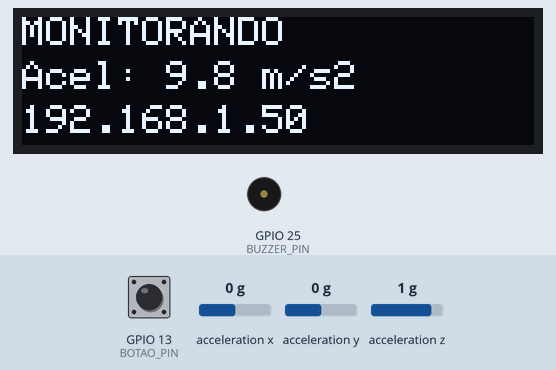
Simulated run of this sketch. Board: ESP32. Shown: 128×32 one-colour display, buzzer (waves = sounding, pin HIGH). Wiring (inferred from the names in the program): MPU-6050 motion sensor at I2C address 0x68. The inputs (shaded band) are chosen by the test bench; at power-on: acceleration x 0 g, GPIO 13 (BOTAO_PIN) HIGH, acceleration y 0 g, acceleration z 1 g. WiFi joins after 1.5 s; servers stay silent unless stated; the local clock reads 2024-03-15 10:24:30 at power-on unless the sketch sets it; EEPROM starts erased; not simulated (calls return 0 or success): secrets.h; what the sketch prints to the serial monitor is not drawn.

Above: at 4.3 s.
4.4 s: acceleration x set to -0.6 g
At 5.4 s:
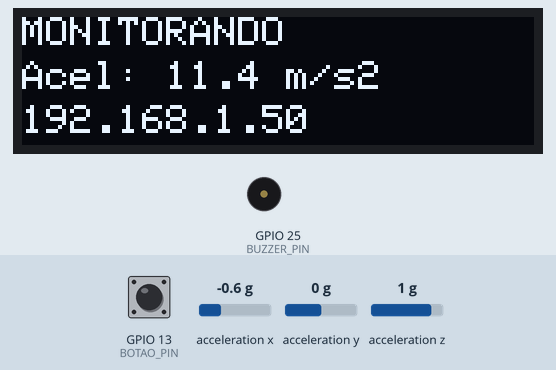
6.0 s: acceleration x set to -0.9 g
At 6.62 s:
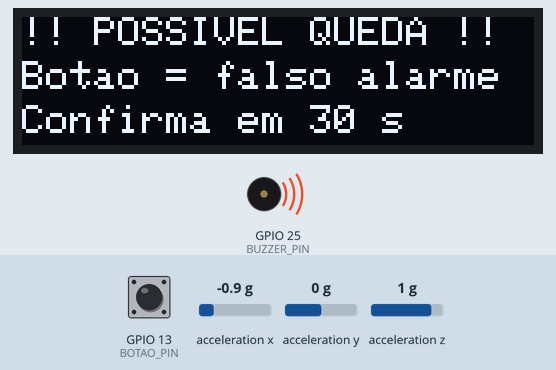
8.0 s: GPIO 13 (BOTAO_PIN) pulled LOW for 0.15 s
At 9.2 s:
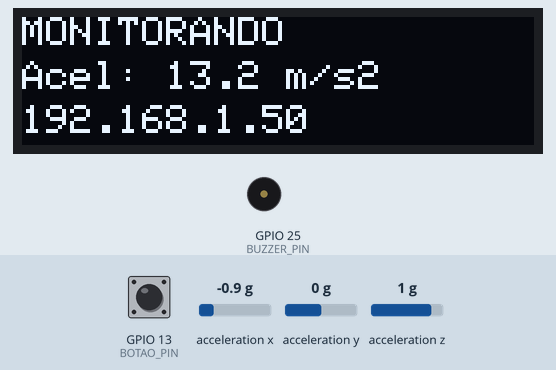
9.8 s: GPIO 13 (BOTAO_PIN) pulled LOW for 1 s
At 9.92 s:
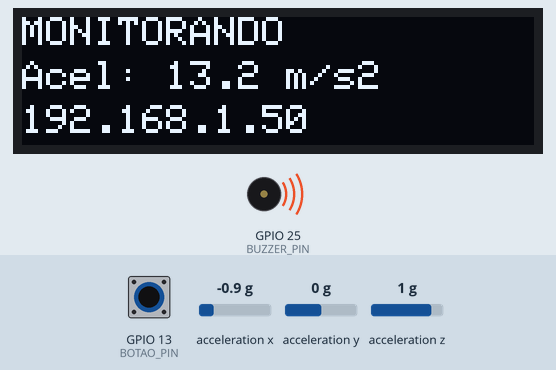
12.3 s: acceleration y set to -1.4 g
At 13.5 s:
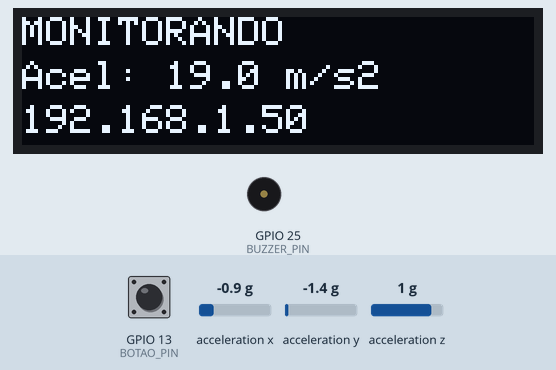
13.8 s: acceleration z set to -1.4 g
At 15.0 s:
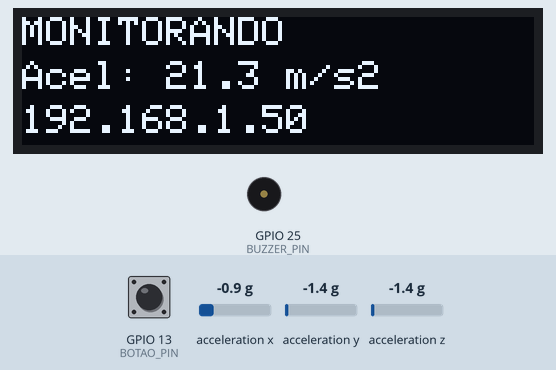
Timing chart, 0 to 16.3 s (numbered marks = the images above; inputs shaded):
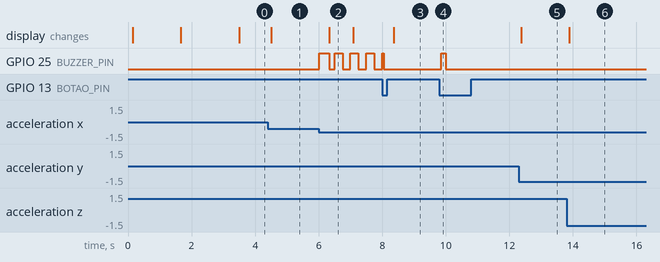

Measured:
- the behaviour switches between -0.7 and -0.8 g on acceleration x (found by bisection; images 1 and 2)
- after the input at 4.4 s, the display: changes after 0.11 s (image 1)
- after the input at 6.0 s, GPIO 25 (BUZZER_PIN): LOW → HIGH at once, → LOW 0.32 s later, → HIGH 0.17 s later, → LOW 0.25 s later, … (8 changes in this stretch); the display: changes after 0.33 s (image 2)
- after the input at 8.0 s, the display: changes after 0.37 s (image 3)
- after the input at 9.8 s, GPIO 25 (BUZZER_PIN): LOW → HIGH after 0.05 s, → LOW 0.15 s later
- after the input at 12.3 s, the display: changes after 0.08 s (image 5)
- after the input at 13.8 s, the display: changes after 0.08 s (image 6)

The sketch:

Detector.ino
```cpp
#include <WiFi.h>
#include <WebServer.h>
#include <Wire.h>
#include <Adafruit_GFX.h>
#include <Adafruit_SSD1306.h>
#include <math.h>
#include <time.h>
#include <Preferences.h>
#include <WiFiClientSecure.h>
#include <UniversalTelegramBot.h>
#include <ArduinoJson.h>
#include "pagina.h"

// Credenciais ficam em secrets.h (NAO versionado). Copie secrets.h.example -> secrets.h
#include "secrets.h"

#define SDA_PIN 21
#define SCL_PIN 22
#define BOTAO_PIN 13
#define BUZZER_PIN 25
#define MPU_ADDR 0x68
#define OLED_ADDR 0x3C
#define LARGURA 128
#define ALTURA 32

#define TAM_BUFFER 256
#define MAX_HISTORICO 20
#define TAM_FILA 4

const float LIMITE_QUEDA_LIVRE = 12.0;
const float LIMITE_IMPACTO = 12.0;
const unsigned long TEMPO_QUEDA_LIVRE_MIN = 60;
const unsigned long JANELA_IMPACTO = 1000;
const unsigned long TEMPO_CONFIRMACAO = 30000;
const unsigned long INTERVALO_AMOSTRA = 20;
const float ESCALA = 9.80665 / 4096.0;

enum StatusQueda { PENDENTE, ERRO, VERDADEIRA };
enum Origem { NENHUMA, BOTAO, PAINEL };

struct Queda {
  int id;
  char hora[24];
  float pico;
  StatusQueda status;
  Origem origem;
  bool simulada;
};

WiFiClientSecure clienteSeguro;
UniversalTelegramBot bot(BOT_TOKEN, clienteSeguro);
WebServer servidor(80); // Servidor HTTP sobre TCP/IP, porta 80
Preferences preferencias;
String logsPersistentes;
Adafruit_SSD1306 display(LARGURA, ALTURA, &Wire, -1);

int16_t ax = 0;
int16_t ay = 0;
int16_t az = 0;
float aceleracao = 0;

float bufferAcel[TAM_BUFFER];
unsigned long sequenciaAmostra = 0;

Queda historico[MAX_HISTORICO];
int quantidadeHistorico = 0;
int totalQuedas = 0;
int versaoHistorico = 0;

String filaTelegram[TAM_FILA];
int quantidadeFila = 0;

bool mpuEncontrado = false;
bool oledEncontrado = false;
bool alertaAtivo = false;

unsigned long inicioAlerta = 0;
unsigned long ignorarAte = 0;
unsigned long testeBuzzerAte = 0;
unsigned long ultimaAmostra = 0;
unsigned long ultimoDisplay = 0;
unsigned long ultimaTentativaMPU = 0;
int falhasLeitura = 0;

// Controle de reconexao Wi-Fi e persistencia dos logs na memoria flash (NVS).
wl_status_t ultimoStatusWifi = WL_IDLE_STATUS;
unsigned long ultimaTentativaWifi = 0;
const unsigned long INTERVALO_RECONEXAO_WIFI = 10000;
const size_t LIMITE_LOGS = 3500;

bool horaValida() {
  return time(nullptr) > 1700000000;
}

String carimboDeTempo() {
  struct tm info;
  if (horaValida() && getLocalTime(&info, 0)) {
    char texto[24];
    strftime(texto, sizeof(texto), "%d/%m/%Y %H:%M:%S", &info);
    return String(texto);
  }
  return "t+" + String(millis() / 1000) + "s";
}


void registrarLog(String mensagem) {
  String nivel = "INFO";
  String maiuscula = mensagem;
  maiuscula.toUpperCase();
  if (maiuscula.indexOf("FALHA") >= 0 || maiuscula.indexOf("ERRO") >= 0 ||
      maiuscula.indexOf("NAO ENCONTRADO") >= 0 || maiuscula.indexOf("PAROU DE RESPONDER") >= 0) {
    nivel = "ERRO";
  } else if (maiuscula.indexOf("ALERTA") >= 0 || maiuscula.indexOf("DESCONECT") >= 0 ||
             maiuscula.indexOf("AVISO") >= 0 || maiuscula.indexOf("NAO CONECTOU") >= 0 ||
             maiuscula.indexOf("SEM WI-FI") >= 0 || maiuscula.indexOf("NAO ENVIADO") >= 0) {
    nivel = "AVISO";
  }

  String linha = "[" + carimboDeTempo() + "] [" + nivel + "] " + mensagem;
  Serial.println(linha);

  // Mantem somente os registros mais recentes para limitar o uso da NVS.
  logsPersistentes += linha + "\n";
  while (logsPersistentes.length() > LIMITE_LOGS) {
    int proximaLinha = logsPersistentes.indexOf('\n');
    if (proximaLinha < 0) break;
    logsPersistentes.remove(0, proximaLinha + 1);
  }
  preferencias.putString("logs", logsPersistentes);
}

void verificarWiFi() {
  wl_status_t estadoAtual = WiFi.status();
  if (estadoAtual != ultimoStatusWifi) {
    if (estadoAtual == WL_CONNECTED) {
      registrarLog("Wi-Fi reconectado. IP: " + WiFi.localIP().toString());
      configTime(-3 * 3600, 0, "pool.ntp.org", "time.google.com");
    } else if (ultimoStatusWifi == WL_CONNECTED) {
      registrarLog("Wi-Fi desconectado. Iniciando tentativas de reconexao.");
    }
    ultimoStatusWifi = estadoAtual;
  }

  if (estadoAtual != WL_CONNECTED && millis() - ultimaTentativaWifi >= INTERVALO_RECONEXAO_WIFI) {
    ultimaTentativaWifi = millis();
    WiFi.reconnect();
  }
}

void enfileirarTelegram(String mensagem) {
  if (quantidadeFila < TAM_FILA) {
    filaTelegram[quantidadeFila] = mensagem;
    quantidadeFila++;
  }
}

void processarTelegram() {
  if (quantidadeFila == 0) return;

  String mensagem = filaTelegram[0];
  for (int i = 1; i < quantidadeFila; i++) {
    filaTelegram[i - 1] = filaTelegram[i];
  }
  quantidadeFila--;

  if (WiFi.status() != WL_CONNECTED) {
    registrarLog("Telegram nao enviado: sem Wi-Fi");
    return;
  }

  if (horaValida()) {
    clienteSeguro.setCACert(TELEGRAM_CERTIFICATE_ROOT);
  } else {
    clienteSeguro.setInsecure();
  }

  bool enviou = bot.sendMessage(CHAT_ID, mensagem, "");
  if (enviou) {
    registrarLog("Mensagem enviada ao Telegram");
  } else {
    registrarLog("Falha ao enviar mensagem ao Telegram");
  }
}

long segundosRestantes() {
  long restante = (long)TEMPO_CONFIRMACAO - (long)(millis() - inicioAlerta);
  if (restante <= 0) return 0;
  return (restante + 999) / 1000;
}

void dispararAlerta(float pico, bool simulada) {
  for (int i = MAX_HISTORICO - 1; i > 0; i--) {
    historico[i] = historico[i - 1];
  }
  if (quantidadeHistorico < MAX_HISTORICO) quantidadeHistorico++;
  totalQuedas++;
  versaoHistorico++;

  historico[0].id = totalQuedas;
  carimboDeTempo().toCharArray(historico[0].hora, sizeof(historico[0].hora));
  historico[0].pico = pico;
  historico[0].status = PENDENTE;
  historico[0].origem = NENHUMA;
  historico[0].simulada = simulada;

  alertaAtivo = true;
  inicioAlerta = millis();
  registrarLog("ALERTA: possivel queda #" + String(totalQuedas) + ", pico " + String(pico, 1) + " m/s2");

  String mensagem = "🚨 DECFALL: possível queda detectada!";
  if (simulada) mensagem += " (teste)";
  mensagem += "\nPico: " + String(pico, 1) + " m/s²";
  mensagem += "\nSe foi alarme falso, aperte o botão do aparelho em até " + String(TEMPO_CONFIRMACAO / 1000) + " s.";
  if (WiFi.status() == WL_CONNECTED) {
    mensagem += "\nPainel: http://" + WiFi.localIP().toString();
  }
  enfileirarTelegram(mensagem);
}

void cancelarAlerta(Origem origem) {
  if (!alertaAtivo) return;

  alertaAtivo = false;
  ignorarAte = millis() + 2000;
  versaoHistorico++;
  historico[0].origem = origem;

  String quem = (origem == BOTAO) ? "botão do aparelho" : "painel web";

  if (historico[0].status == PENDENTE) {
    historico[0].status = ERRO;
    registrarLog("Queda #" + String(historico[0].id) + " anulada: alarme falso");
    enfileirarTelegram("✅ DECFALL: alarme falso. A queda #" + String(historico[0].id) + " foi anulada pelo " + quem + ".");
  } else {
    registrarLog("Alarme da queda #" + String(historico[0].id) + " desligado pelo " + quem);
    enfileirarTelegram("ℹ️ DECFALL: o alarme da queda #" + String(historico[0].id) + " foi desligado pelo " + quem + ".");
  }
}

void verificarConfirmacao() {
  if (!alertaAtivo) return;
  if (historico[0].status != PENDENTE) return;
  if (millis() - inicioAlerta < TEMPO_CONFIRMACAO) return;

  historico[0].status = VERDADEIRA;
  versaoHistorico++;
  registrarLog("Queda #" + String(historico[0].id) + " CONFIRMADA: ninguem cancelou");
  enfileirarTelegram("🆘 DECFALL: queda #" + String(historico[0].id) + " CONFIRMADA! Ninguém cancelou o alarme em " + String(TEMPO_CONFIRMACAO / 1000) + " s. Verifique a pessoa agora.");
}

void detectarQueda(float a) {
  static bool emQuedaLivre = false;
  static bool esperandoImpacto = false;
  static unsigned long inicioQuedaLivre = 0;
  static unsigned long fimQuedaLivre = 0;

  unsigned long agora = millis();

  if (alertaAtivo || agora < ignorarAte) {
    emQuedaLivre = false;
    esperandoImpacto = false;
    return;
  }

  if (!esperandoImpacto) {
    if (a < LIMITE_QUEDA_LIVRE) {
      if (!emQuedaLivre) {
        emQuedaLivre = true;
        inicioQuedaLivre = agora;
      }
      if (agora - inicioQuedaLivre >= TEMPO_QUEDA_LIVRE_MIN) {
        esperandoImpacto = true;
        fimQuedaLivre = agora;
      }
    } else {
      emQuedaLivre = false;
    }
    return;
  }

  if (a < LIMITE_QUEDA_LIVRE) {
    fimQuedaLivre = agora;
  }

  if (a > LIMITE_IMPACTO) {
    esperandoImpacto = false;
    emQuedaLivre = false;
    dispararAlerta(a, false);
  } else if (agora - fimQuedaLivre > JANELA_IMPACTO) {
    esperandoImpacto = false;
    emQuedaLivre = false;
  }
}

bool iniciarMPU() {
  Wire.beginTransmission(MPU_ADDR);
  if (Wire.endTransmission() != 0) return false;

  Wire.beginTransmission(MPU_ADDR);
  Wire.write(0x6B);
  Wire.write(0x00);
  Wire.endTransmission();

  Wire.beginTransmission(MPU_ADDR);
  Wire.write(0x1C);
  Wire.write(0x10);
  Wire.endTransmission();

  delay(100);
  return true;
}

int16_t lerInteiro16() {
  int alto = Wire.read();
  int baixo = Wire.read();
  return (int16_t)((alto << 8) | baixo);
}

bool lerAcelerometro() {
  Wire.beginTransmission(MPU_ADDR);
  Wire.write(0x3B);
  if (Wire.endTransmission(false) != 0) return false;
  if (Wire.requestFrom((uint8_t)MPU_ADDR, (uint8_t)6) != 6) return false;

  ax = lerInteiro16();
  ay = lerInteiro16();
  az = lerInteiro16();
  return true;
}

void amostrar() {
  if (!mpuEncontrado) {
    if (millis() - ultimaTentativaMPU >= 2000) {
      ultimaTentativaMPU = millis();
      mpuEncontrado = iniciarMPU();
      if (mpuEncontrado) registrarLog("Acelerometro encontrado");
    }
    return;
  }

  if (millis() - ultimaAmostra < INTERVALO_AMOSTRA) return;
  ultimaAmostra = millis();

  if (!lerAcelerometro()) {
    falhasLeitura++;
    if (falhasLeitura >= 25) {
      mpuEncontrado = false;
      registrarLog("Acelerometro parou de responder");
    }
    return;
  }
  falhasLeitura = 0;

  aceleracao = sqrt((float)ax * ax + (float)ay * ay + (float)az * az) * ESCALA;

  for (int i = 0; i < TAM_BUFFER - 1; i++) {
    bufferAcel[i] = bufferAcel[i + 1];
  }
  bufferAcel[TAM_BUFFER - 1] = aceleracao;
  sequenciaAmostra++;

  detectarQueda(aceleracao);
}

void verificarBotao() {
  static int ultimaLeitura = HIGH;
  static int estadoEstavel = HIGH;
  static unsigned long tempoMudanca = 0;

  int leitura = digitalRead(BOTAO_PIN);

  if (leitura != ultimaLeitura) {
    tempoMudanca = millis();
  }

  if (millis() - tempoMudanca > 50 && leitura != estadoEstavel) {
    estadoEstavel = leitura;
    if (estadoEstavel == LOW) {
      if (alertaAtivo) {
        cancelarAlerta(BOTAO);
      } else {
        testeBuzzerAte = millis() + 150;
      }
    }
  }

  ultimaLeitura = leitura;
}

void atualizarBuzzer() {
  bool apitoAlerta = alertaAtivo && ((millis() / 250) % 2 == 0);
  bool apitoTeste = millis() < testeBuzzerAte;
  digitalWrite(BUZZER_PIN, (apitoAlerta || apitoTeste) ? HIGH : LOW);
}

void escreverDisplay(String linha1, String linha2, String linha3) {
  if (!oledEncontrado) return;

  display.clearDisplay();
  display.setTextSize(1);
  display.setTextColor(SSD1306_WHITE);
  display.setCursor(0, 0);
  display.print(linha1);
  display.setCursor(0, 11);
  display.print(linha2);
  display.setCursor(0, 22);
  display.print(linha3);
  display.display();
}

void atualizarDisplay() {
  if (alertaAtivo) {
    String terceira = "QUEDA CONFIRMADA!";
    if (historico[0].status == PENDENTE) {
      terceira = "Confirma em " + String(segundosRestantes()) + " s";
    }
    escreverDisplay("!! POSSIVEL QUEDA !!", "Botao = falso alarme", terceira);
    return;
  }

  String linha1 = "ERRO NO MPU6050";
  String linha2 = "Verifique SDA e SCL";
  if (mpuEncontrado) {
    linha1 = "MONITORANDO";
    linha2 = "Acel: " + String(aceleracao, 1) + " m/s2";
  }

  String linha3 = "AP: 192.168.4.1";
  if (WiFi.status() == WL_CONNECTED) {
    linha3 = WiFi.localIP().toString();
  }
  escreverDisplay(linha1, linha2, linha3);
}

String textoStatus(StatusQueda status) {
  if (status == PENDENTE) return "pendente";
  if (status == ERRO) return "erro";
  return "verdadeira";
}

String textoOrigem(Origem origem) {
  if (origem == BOTAO) return "botao";
  if (origem == PAINEL) return "painel";
  return "nenhuma";
}

String textoBooleano(bool valor) {
  if (valor) return "true";
  return "false";
}

void enviarJson(String json) {
  servidor.sendHeader("Cache-Control", "no-store");
  servidor.send(200, "application/json; charset=utf-8", json);
}

void rotaInicio() {
  servidor.send_P(200, "text/html; charset=utf-8", PAGINA_HTML);
}

void rotaDados() {
  unsigned long desde = servidor.arg("desde").toInt();
  if (desde > sequenciaAmostra) desde = sequenciaAmostra;
  unsigned long novas = sequenciaAmostra - desde;
  if (novas > TAM_BUFFER) novas = TAM_BUFFER;

  bool confirmada = alertaAtivo && historico[0].status == VERDADEIRA;
  long restante = 0;
  if (alertaAtivo && !confirmada) restante = segundosRestantes();

  String json = "{";
  json += "\"seq\":" + String(sequenciaAmostra);
  json += ",\"acc\":" + String(aceleracao, 1);
  json += ",\"x\":" + String(ax * ESCALA, 1);
  json += ",\"y\":" + String(ay * ESCALA, 1);
  json += ",\"z\":" + String(az * ESCALA, 1);
  json += ",\"alerta\":" + textoBooleano(alertaAtivo);
  json += ",\"confirmada\":" + textoBooleano(confirmada);
  json += ",\"restante\":" + String(restante);
  json += ",\"sensor\":" + textoBooleano(mpuEncontrado);
  json += ",\"wifi\":" + textoBooleano(WiFi.status() == WL_CONNECTED);
  json += ",\"ip\":\"" + (WiFi.status() == WL_CONNECTED ? WiFi.localIP().toString() : WiFi.softAPIP().toString()) + "\"";
  json += ",\"ip_ap\":\"" + WiFi.softAPIP().toString() + "\"";
  json += ",\"mac\":\"" + WiFi.macAddress() + "\"";
  json += ",\"mac_ap\":\"" + WiFi.softAPmacAddress() + "\"";
  json += ",\"porta\":80";
  json += ",\"status_rede\":\"" + String(WiFi.status() == WL_CONNECTED ? "CONECTADO" : "AP LOCAL") + "\"";
  json += ",\"hv\":" + String(versaoHistorico);
  json += ",\"lq\":" + String(LIMITE_QUEDA_LIVRE, 1);
  json += ",\"li\":" + String(LIMITE_IMPACTO, 1);
  json += ",\"amostras\":[";
  for (int i = TAM_BUFFER - (int)novas; i < TAM_BUFFER; i++) {
    if (i > TAM_BUFFER - (int)novas) json += ",";
    json += String(bufferAcel[i], 1);
  }
  json += "]}";

  enviarJson(json);
}

void rotaLogs() {
  servidor.sendHeader("Cache-Control", "no-store");
  servidor.send(200, "text/plain; charset=utf-8", logsPersistentes);
}

void rotaHistorico() {
  String json = "{\"total\":" + String(totalQuedas) + ",\"itens\":[";
  for (int i = 0; i < quantidadeHistorico; i++) {
    if (i > 0) json += ",";
    json += "{\"id\":" + String(historico[i].id);
    json += ",\"hora\":\"" + String(historico[i].hora) + "\"";
    json += ",\"pico\":" + String(historico[i].pico, 1);
    json += ",\"status\":\"" + textoStatus(historico[i].status) + "\"";
    json += ",\"origem\":\"" + textoOrigem(historico[i].origem) + "\"";
    json += ",\"simulada\":" + textoBooleano(historico[i].simulada) + "}";
  }
  json += "]}";

  enviarJson(json);
}

void rotaComando() {
  String acao = servidor.arg("acao");

  if (acao == "cancelar") {
    cancelarAlerta(PAINEL);
  } else if (acao == "teste_buzzer") {
    testeBuzzerAte = millis() + 1000;
    registrarLog("Teste do buzzer pelo painel");
  } else if (acao == "simular") {
    if (!alertaAtivo) dispararAlerta(25.0, true);
  } else {
    servidor.send(400, "application/json; charset=utf-8", "{\"ok\":false}");
    return;
  }

  enviarJson("{\"ok\":true}");
}

void rotaNaoEncontrada() {
  servidor.send(404, "text/plain; charset=utf-8", "Pagina nao encontrada");
}

void configurarRotas() {
  servidor.on("/", HTTP_GET, rotaInicio);
  servidor.on("/api/dados", HTTP_GET, rotaDados);
  servidor.on("/api/historico", HTTP_GET, rotaHistorico);
  servidor.on("/api/logs", HTTP_GET, rotaLogs);
  servidor.on("/api/comando", HTTP_GET, rotaComando);
  servidor.onNotFound(rotaNaoEncontrada);
}

void setup() {
  Serial.begin(115200);
  preferencias.begin("decfall", false);
  logsPersistentes = preferencias.getString("logs", "");

  pinMode(BOTAO_PIN, INPUT_PULLUP);
  pinMode(BUZZER_PIN, OUTPUT);
  digitalWrite(BUZZER_PIN, LOW);

  Wire.begin(SDA_PIN, SCL_PIN);
  Wire.setClock(400000);

  mpuEncontrado = iniciarMPU();
  if (mpuEncontrado) {
    Serial.println("Acelerometro encontrado!");
    registrarLog("Acelerometro MPU6050 encontrado");
  } else {
    Serial.println("Acelerometro nao encontrado! Verifique SDA, SCL, VCC e GND.");
    registrarLog("ERRO: Acelerometro MPU6050 nao encontrado; verifique SDA, SCL, VCC e GND");
  }

  oledEncontrado = display.begin(SSD1306_SWITCHCAPVCC, OLED_ADDR);
  if (!oledEncontrado) {
    Serial.println("OLED nao encontrado!");
    registrarLog("ERRO: Display OLED nao encontrado");
  } else {
    registrarLog("Display OLED encontrado");
  }
  escreverDisplay("DECFALL", "Detector de quedas", "Iniciando...");
  delay(1500);

  WiFi.mode(WIFI_AP_STA);
  WiFi.softAP(AP_SSID, AP_SENHA);
  WiFi.setAutoReconnect(true);
  WiFi.begin(WIFI_SSID, WIFI_PASSWORD);
  configTime(-3 * 3600, 0, "pool.ntp.org", "time.google.com");

  escreverDisplay("Conectando Wi-Fi...", WIFI_SSID, "");
  unsigned long inicioWifi = millis();
  while (WiFi.status() != WL_CONNECTED && millis() - inicioWifi < 15000) {
    delay(250);
    Serial.print(".");
  }
  Serial.println();

  String mensagemInicial = "📟 DECFALL ligado.";
  if (WiFi.status() == WL_CONNECTED) {
    Serial.print("Wi-Fi conectado! IP: ");
    Serial.println(WiFi.localIP());
    mensagemInicial += "\nPainel: http://" + WiFi.localIP().toString();

    unsigned long inicioNtp = millis();
    while (!horaValida() && millis() - inicioNtp < 8000) {
      delay(200);
    }
  } else {
    Serial.println("Wi-Fi nao conectou. Use o Wi-Fi DECFALL e abra 192.168.4.1");
  }
  enfileirarTelegram(mensagemInicial);

  configurarRotas();
  servidor.begin();
  ultimoStatusWifi = WiFi.status();
  registrarLog("Sistema iniciado. Servidor HTTP/TCP ativo na porta 80.");
  registrarLog("Endereco MAC: " + WiFi.macAddress());
  registrarLog("MAC do ponto de acesso: " + WiFi.softAPmacAddress());
  registrarLog("IP do ponto de acesso: " + WiFi.softAPIP().toString());
  if (WiFi.status() == WL_CONNECTED) registrarLog("Wi-Fi conectado. IP: " + WiFi.localIP().toString());
  else registrarLog("Wi-Fi ainda sem conexao externa; ponto de acesso DECFALL ativo.");
}

void loop() {
  verificarWiFi();
  amostrar();
  verificarBotao();
  verificarConfirmacao();
  atualizarBuzzer();
  processarTelegram();

  if (millis() - ultimoDisplay >= 250) {
    ultimoDisplay = millis();
    atualizarDisplay();
  }

  servidor.handleClient();
  delay(1);
}
```

Source omitted: pagina.h (14665 bytes)
